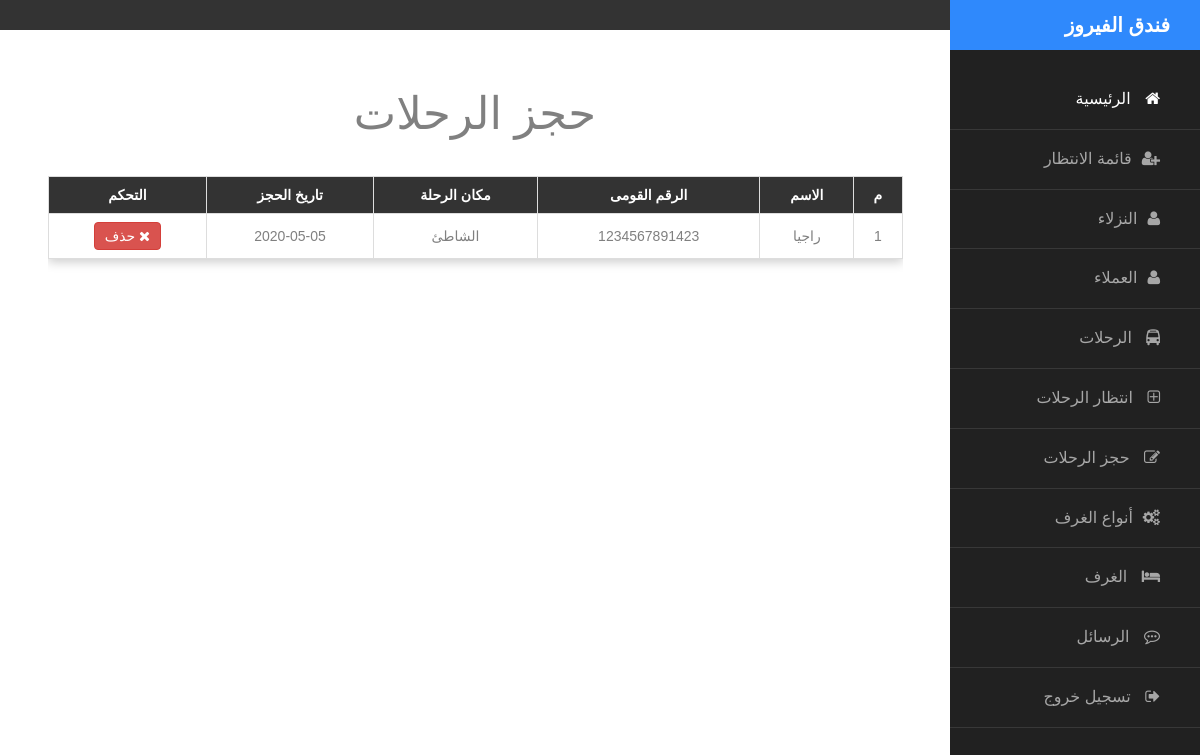
The app's page /admin/trips_customers.php (signed in) with its own data.
### tables this page shows
CREATE TABLE `trips_reservation` (
  `id` int(11) NOT NULL,
  `customer_id` bigint(20) NOT NULL,
  `trip_id` int(11) NOT NULL,
  `reservation_date` date NOT NULL,
  `wait` tinyint(1) NOT NULL DEFAULT '0'
);

CREATE TABLE `customers` (
  `national_number` bigint(20) NOT NULL,
  `name` varchar(100) NOT NULL,
  `email` varchar(100) NOT NULL,
  `phone` varchar(11) NOT NULL,
  `marital_statues` varchar(7) NOT NULL,
  `gender` varchar(5) NOT NULL
);

CREATE TABLE `trips` (
  `trip_id` int(11) NOT NULL,
  `place` varchar(100) NOT NULL,
  `description` text NOT NULL,
  `price` varchar(10) NOT NULL,
  `date` date NOT NULL,
  `place_image` varchar(100) NOT NULL
);

### admin/trips_customers.php (the view, shortened to what this page needs)
<?php
	include 'init.php';
	$sql="SELECT * FROM `trips_reservation` INNER JOIN customers ON trips_reservation.customer_id=customers.national_number WHERE wait=1";
	$result=mysqli_query($connect,$sql);
	$data= array();
	while ($row=mysqli_fetch_assoc($result)) {
		$data[]=$row;
	}
?>
<?php include 'includes/templates/sidebar.php'; ?>
<h1 class="text-center" style="margin-top:50px;color:gray;margin-bottom:28px;">حجز الرحلات</h1>
			<div class="table-responsive" style="width: 90%;margin: auto;">
				<table class="main-table text-center table table-bordered">
					<tr>
						<th>م</th>
						<th>الاسم</th>
						<th>الرقم القومى</th>
						<th>مكان الرحلة</th>
						<th>تاريخ الحجز</th>
						<th>التحكم</th>
					</tr>
<?php $count=1; foreach ($data as $value) {
$trip_id=$value['trip_id'];
$sql1="SELECT * FROM `trips` WHERE trip_id=$trip_id";
$result1=mysqli_query($connect,$sql1);
$row1=mysqli_fetch_assoc($result1);
?>
					<tr>
						<td><?php echo $count; ?></td>
						<td><?php echo $value['name']; ?></td>
						<td><?php echo $value['customer_id']; ?></td>
						<td><?php echo $row1['place']; ?></td>
						<td><?php echo $value['reservation_date']; ?></td>
 						<td>
							<a href="delete_trip_reserve.php?id=<?php echo $value['trip_id']; ?>&customer_id=<?php echo $value['customer_id']; ?>" class="btn btn-danger confirm"><i class="fa fa-close"></i>
								حذف</a>
						</td>
					</tr>
<?php $count++ ; } ?>
				</table>
			</div>
</div>

### admin/trips_customers.php (style rules this page uses)
body { direction: rtl; }

### records on screen
trips_reservation: customer.name "راجيا", customer "1234567891423", trip.place "الشاطئ", reservation_date "2020-05-05"
